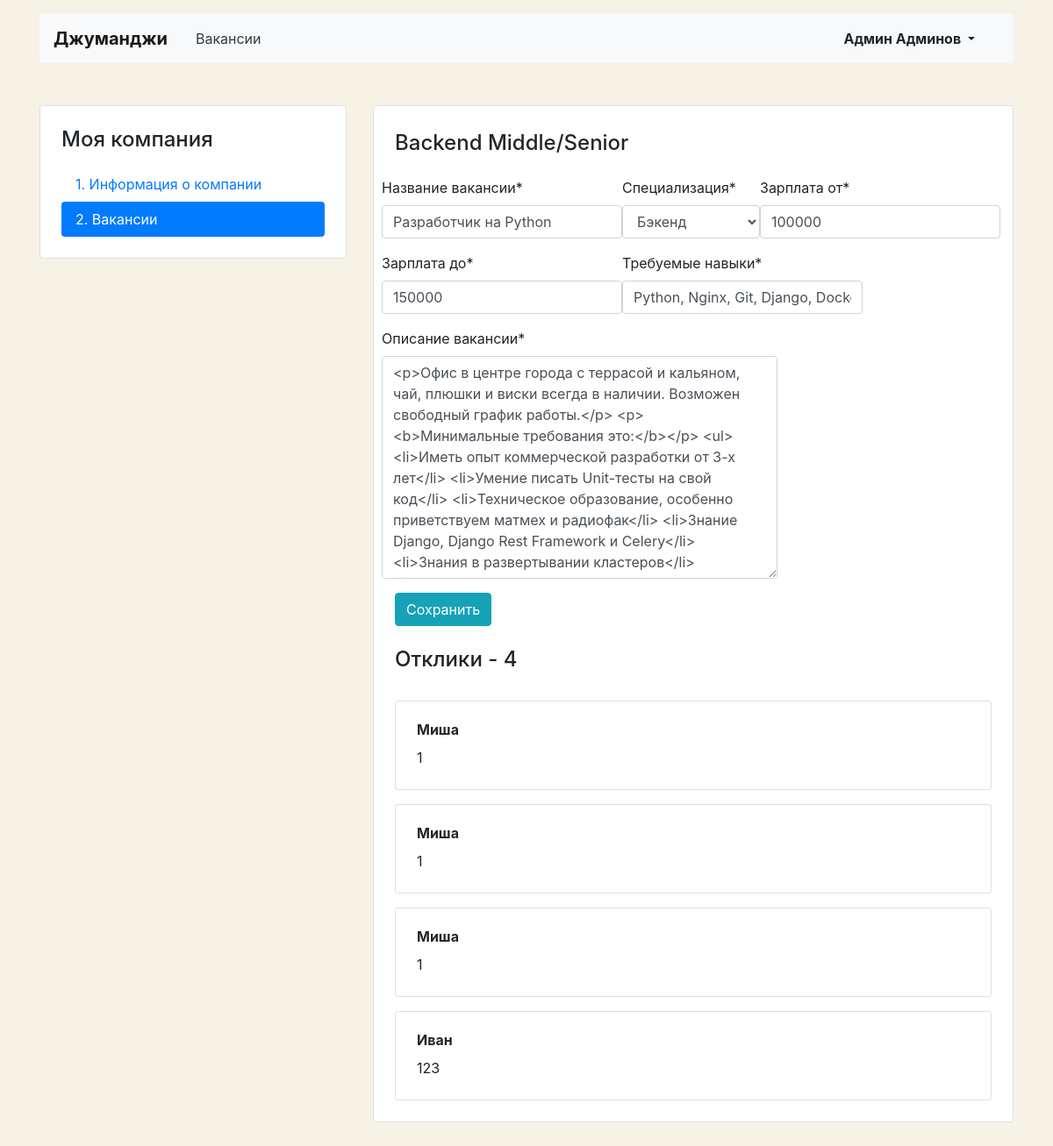
Page /mycompany/vacancies/1/ (signed in) on the earlier database version.
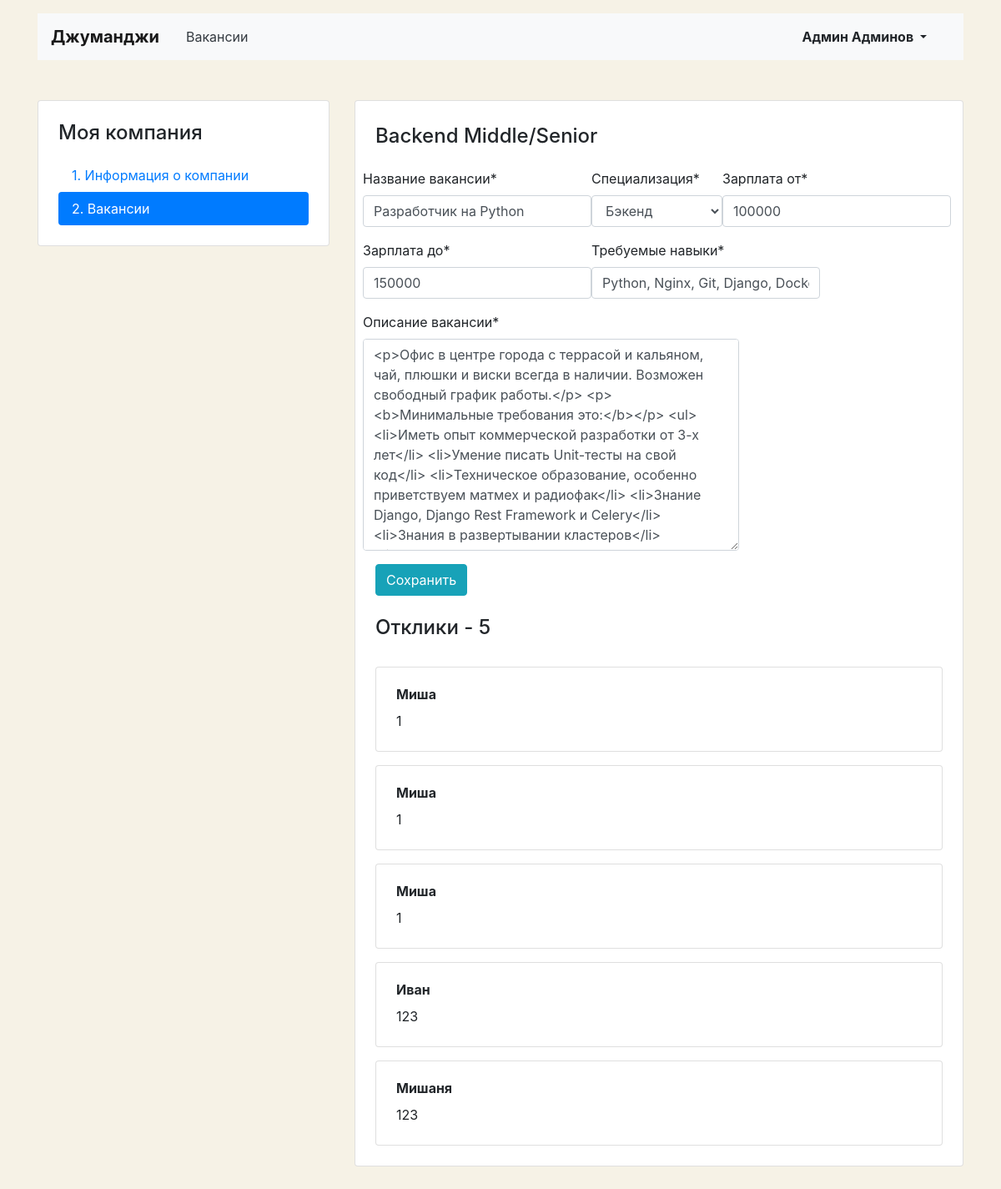
Same page on the later database version.
### vacancies/models.py (models this page shows, shortened)
class Vacancy(models.Model):
    title = models.CharField(max_length=50, verbose_name='Название вакансии')
    specialty = models.ForeignKey('Specialty', related_name="vacancies", on_delete=models.CASCADE,
                                  verbose_name='Специализация')
    company = models.ForeignKey('Company', related_name="vacancies", on_delete=models.CASCADE)
    skills = models.CharField(max_length=200, verbose_name='Требуемые навыки')
    description = models.TextField(verbose_name='Описание вакансии')
    salary_min = models.IntegerField(verbose_name='Зарплата от')
    salary_max = models.IntegerField(verbose_name='Зарплата до')
    published_at = models.DateField(default=timezone.now)

class Application(models.Model):
    written_username = models.CharField(max_length=100, verbose_name='Имя')
    written_phone = modelfields.PhoneNumberField(region='RU', unique=True, verbose_name='Телефон')
    written_cover_letter = models.TextField(verbose_name='Сопроводительное письмо')
    vacancy = models.ForeignKey(Vacancy, related_name='applications', on_delete=models.CASCADE)
    user = models.ForeignKey(User, related_name='applications', on_delete=models.CASCADE)

class Specialty(models.Model):
    code = models.CharField(max_length=40)
    title = models.CharField(max_length=50)
    picture = models.ImageField(upload_to=MEDIA_SPECIALITY_IMAGE_DIR)
    def __str__(self):
        return f'{self.title}'

### vacancies/views.py (the view)
# urls.py: path('mycompany/vacancies/<int:vacancy>/', views.EditVacancyCompanyView.as_view(), name='edit_vacancy_company'),
class EditVacancyCompanyView(LoginRequiredMixin, SuccessMessageMixin, UpdateView):
    login_url = 'login_user'
    model = Vacancy
    template_name = 'vacancies/vacancy-edit.html'
    form_class = VacancyForm
    pk_url_kwarg = 'vacancy'
    success_message = 'Вакансия успешно обновлена!'
    def get_context_data(self, **kwargs):
        context = super(EditVacancyCompanyView, self).get_context_data(**kwargs)
        context['applications'] = Application.objects.filter(vacancy=self.object)
        return context

### vacancies/forms.py
class VacancyForm(forms.ModelForm):
    class Meta:
        model = Vacancy
        fields = ('title', 'specialty', 'salary_min', 'salary_max', 'skills', 'description')

### vacancies/templates/vacancies/vacancy-edit.html (shortened to what this page needs)
{% extends 'vacancies/base_my_company.html' %}
{% load crispy_forms_filters %}
{% load crispy_forms_tags %}
{% block content %}
  <main class="container mt-3 pb-5">
    <div class="row mt-5">
      <div class="col-12 col-lg-4">
        <aside class="pt-3 pb-4 px-4 mb-5 card">
          <h1 class="h4 pt-2 pb-2">Моя компания</h1>
          <div class="nav flex-column nav-pills">
            <a class="nav-link" href="{% url 'edit_company' %}">1. Информация о&nbsp;компании</a>
            <a class="nav-link active" href="{% url 'list_vacancies_company' %}">2. Вакансии</a>
          </div>
        </aside>
      </div>
      <div class="col-12 col-lg-8">
        <div class="card">
          <div class="card-body px-4 pb-4 tab-content">
            <section>
              <h2 class="h4 pt-2 pb-3">Backend Middle/Senior</h2>
              <form action="" method="post" enctype="multipart/form-data">
                <div class="row">
                {{ form|crispy }}
                </div>
                <div class="form-group">
                  <input type="submit" class="btn btn-info" value="Сохранить">
                </div>
              </form>
              <h2 class="h4 pt-2 pb-3">Отклики - {{ vacancy.applications.count }}</h2>
                {% for application in applications %}
              <div class="card mt-3">
                <div class="card-body px-4">
                  <p class="mb-1 font-weight-bold">{{ application.written_username }}</p>
                  <p class="mb-1">{{ application.written_cover_letter }}</p>
                </div>
              </div>
                {% endfor %}
            </section>
          </div>
        </div>
      </div>
    </div>
  </main>
{% endblock %}

Differences in the rows shown:
computed for Vacancy "Бэкенд": applications.count "4" → "5"
added Application: written_username "Мишаня", written_cover_letter "123"
